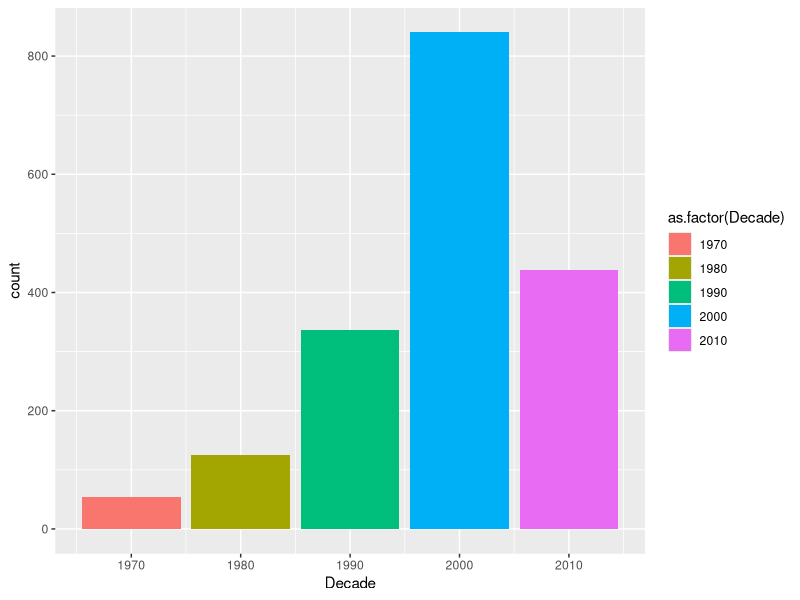
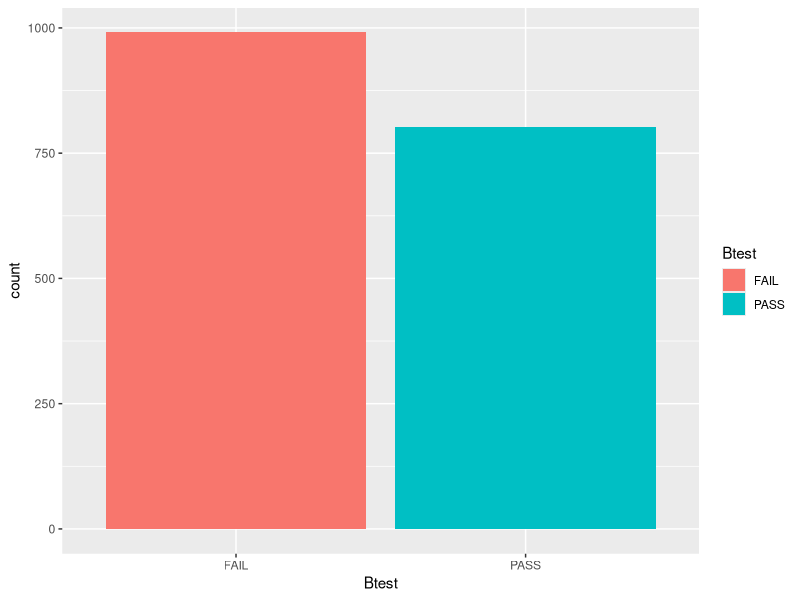
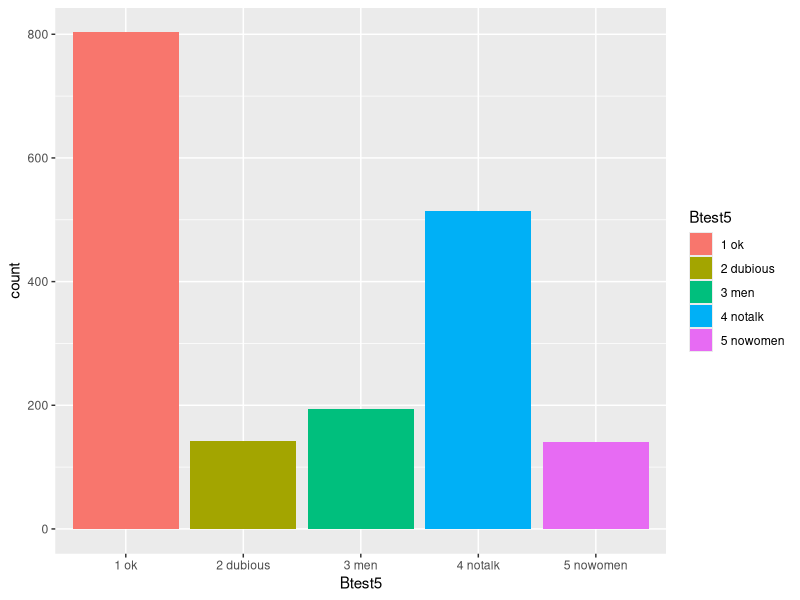
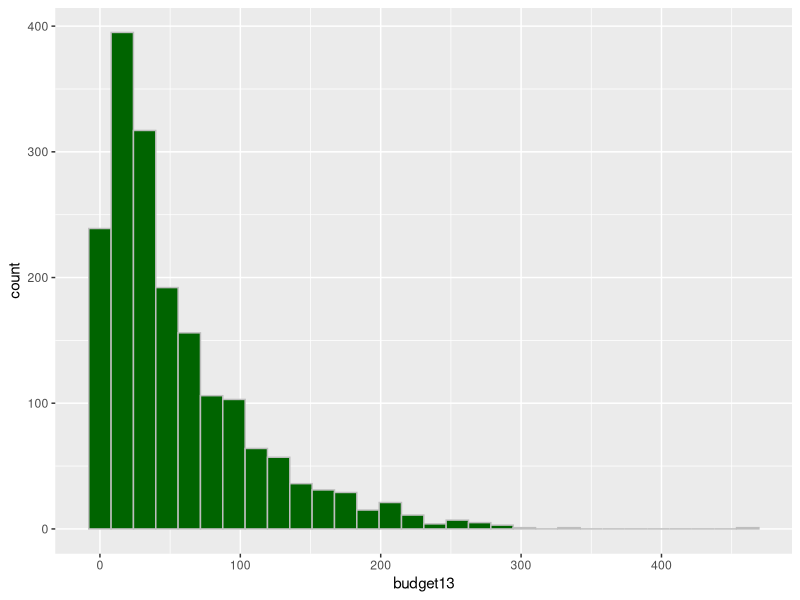
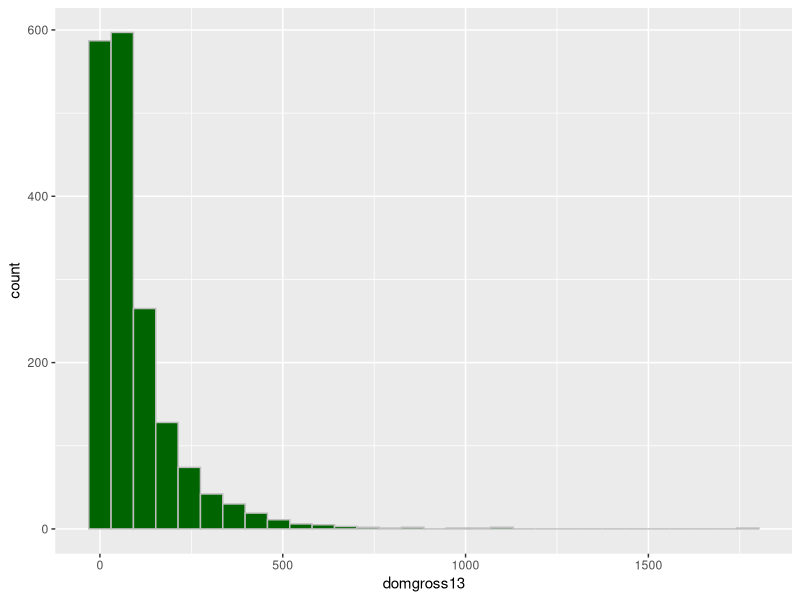
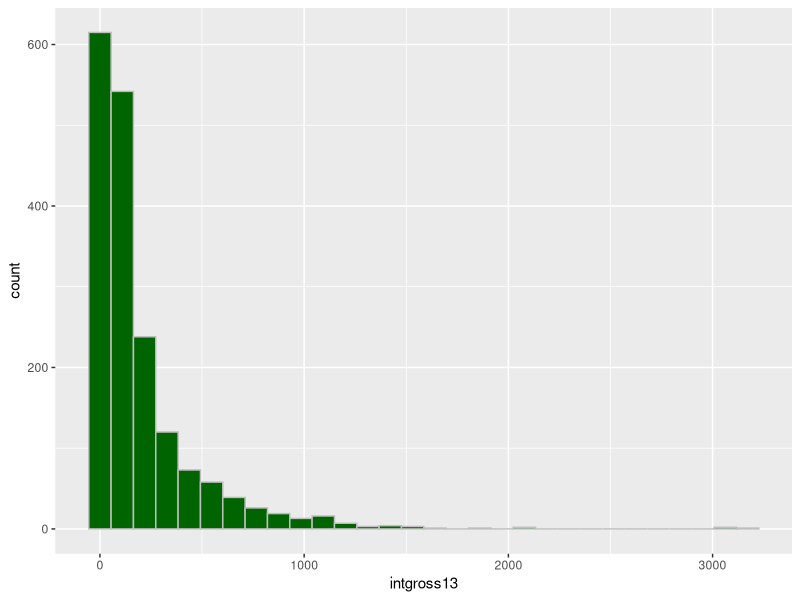
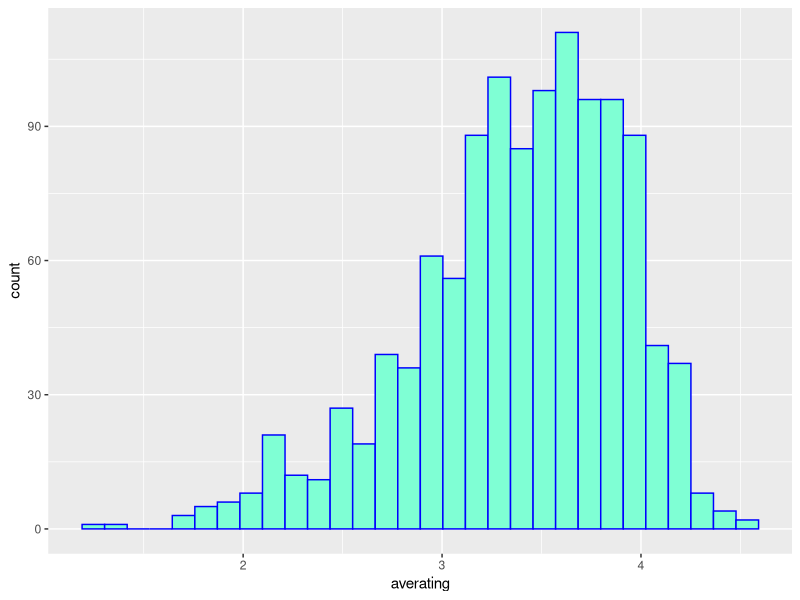
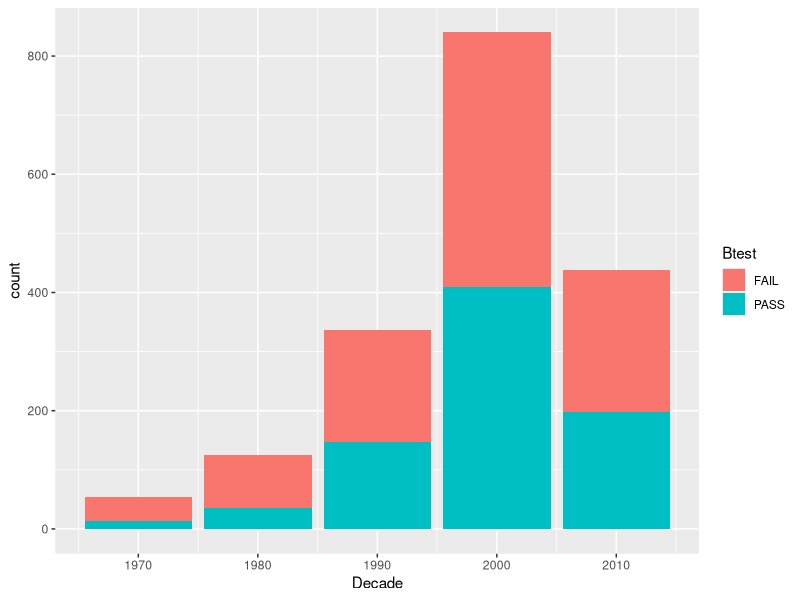

The R source for these figures, in order:
## ---- chunk 1
knitr::opts_chunk$set(echo = TRUE)

library(tidyverse)

b <- read.csv("bechdel87.csv")

## ---- chunk 2
tibble(b)
names(b)
## ---- chunk 3
ggplot(data = b,
       mapping = aes(x = Decade, fill = as.factor(Decade))) + 
  geom_bar()

ggplot(data = b,
       mapping = aes(x = Btest, fill = Btest)) + 
  geom_bar()

#  To find percentage:
t <- table(b$Btest)
prop.table(t)

#  Repeat for Btest5:
ggplot(data = b,
       mapping = aes(x = Btest5, fill = Btest5)) + 
  geom_bar()

#  To find percentage:
t <- table(b$Btest5)
prop.table(t)



## ---- chunk 4
ggplot(data = b,
       mapping = aes(x = budget13)) +
  geom_histogram(fill = 'darkgreen', color = 'gray')
## ---- chunk 5
ggplot(data = b,
       mapping = aes(x = domgross13)) +
  geom_histogram(fill = 'darkgreen', color = 'gray')
## ---- chunk 6
ggplot(data = b,
       mapping = aes(x = intgross13)) +
  geom_histogram(fill = 'darkgreen', color = 'gray')
## ---- chunk 7
ggplot(data = b,
       mapping = aes(x = averating)) +
  geom_histogram(fill = 'aquamarine', color = 'blue')
## ---- chunk 8

#  Bar graph,  with fill by Btest
ggplot(data = b,
       mapping = aes(x = Decade, fill = Btest)) +
  geom_bar()

ggplot(data = b,
       mapping = aes(x = Decade, fill = Btest)) +
  geom_bar(position = 'fill')
## ---- chunk 9

#  density by Btest, using facets
ggplot(data = b,
       mapping = aes(x = averating, fill = Btest)) +
  geom_density() +
  facet_grid( Btest ~ .)

#  boxplots by Btest

ggplot(data = b,
       mapping = aes(x = averating, fill = Btest)) +
  geom_boxplot()

#  Find the mean, sd, median for each group

## ---- chunk 10


## ---- chunk 11

## ---- chunk 12


## ---- chunk 13
# b2 <- b %>% 
#   mutate(domprofit13 = 
#            100*(domgross13 - budget13)/budget13)

b%>%group_by(Btest)%>%filter(!is.na(averating))%>%
  summarize(meanrating = mean(averating),
            sdrating = sd(averating),
            medrating=median(averating))

b2 <- b%>%
  mutate()
## ---- chunk 14

